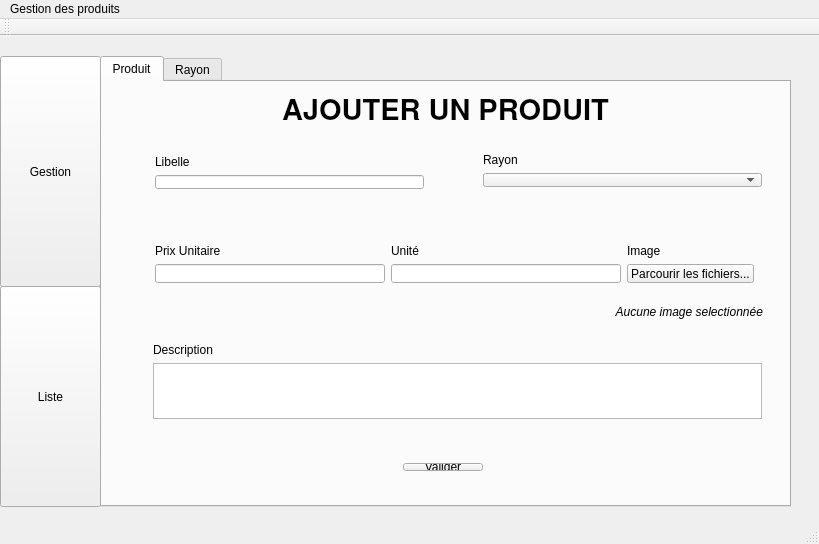
<?xml version="1.0" encoding="UTF-8"?>
<ui version="4.0">
 <class>MainWindow</class>
 <widget class="QMainWindow" name="MainWindow">
  <property name="geometry">
   <rect>
    <x>0</x>
    <y>0</y>
    <width>819</width>
    <height>544</height>
   </rect>
  </property>
  <property name="sizePolicy">
   <sizepolicy hsizetype="Preferred" vsizetype="Preferred">
    <horstretch>0</horstretch>
    <verstretch>0</verstretch>
   </sizepolicy>
  </property>
  <property name="windowTitle">
   <string>Gestion des produits</string>
  </property>
  <widget class="QWidget" name="centralWidget">
   <widget class="QStackedWidget" name="stackedWidget">
    <property name="geometry">
     <rect>
      <x>0</x>
      <y>20</y>
      <width>811</width>
      <height>461</height>
     </rect>
    </property>
    <property name="currentIndex">
     <number>0</number>
    </property>
    <widget class="QWidget" name="pageAjout">
     <widget class="QPushButton" name="ajoutButtonPageAjout">
      <property name="geometry">
       <rect>
        <x>0</x>
        <y>0</y>
        <width>101</width>
        <height>231</height>
       </rect>
      </property>
      <property name="styleSheet">
       <string notr="true">gridline-color: qlineargradient(spread:pad, x1:0, y1:0, x2:1, y2:0, stop:0 rgba(0, 0, 0, 255), stop:1 rgba(255, 255, 255, 255));</string>
      </property>
      <property name="text">
       <string>Gestion</string>
      </property>
     </widget>
     <widget class="QPushButton" name="listeButtonPageAjout">
      <property name="geometry">
       <rect>
        <x>0</x>
        <y>230</y>
        <width>101</width>
        <height>221</height>
       </rect>
      </property>
      <property name="text">
       <string>Liste</string>
      </property>
     </widget>
     <widget class="QTabWidget" name="tabWidget">
      <property name="geometry">
       <rect>
        <x>100</x>
        <y>0</y>
        <width>691</width>
        <height>451</height>
       </rect>
      </property>
      <property name="currentIndex">
       <number>0</number>
      </property>
      <widget class="QWidget" name="tabProduit">
       <attribute name="title">
        <string>Produit</string>
       </attribute>
       <widget class="QWidget" name="layoutWidget">
        <property name="geometry">
         <rect>
          <x>42</x>
          <y>62</y>
          <width>291</width>
          <height>56</height>
         </rect>
        </property>
        <layout class="QVBoxLayout" name="verticalLayout_2">
         <item>
          <widget class="QLabel" name="labelLibelle">
           <property name="text">
            <string>Libelle</string>
           </property>
          </widget>
         </item>
         <item>
          <widget class="QLineEdit" name="lineEditLibelle"/>
         </item>
        </layout>
       </widget>
       <widget class="QWidget" name="layoutWidget">
        <property name="geometry">
         <rect>
          <x>40</x>
          <y>250</y>
          <width>631</width>
          <height>98</height>
         </rect>
        </property>
        <layout class="QVBoxLayout" name="verticalLayout">
         <item>
          <widget class="QLabel" name="labelDescription">
           <property name="text">
            <string>Description</string>
           </property>
          </widget>
         </item>
         <item>
          <widget class="QTextEdit" name="textEditDescription"/>
         </item>
        </layout>
       </widget>
       <widget class="QWidget" name="layoutWidget">
        <property name="geometry">
         <rect>
          <x>370</x>
          <y>60</y>
          <width>301</width>
          <height>56</height>
         </rect>
        </property>
        <layout class="QVBoxLayout" name="verticalLayout_3">
         <item>
          <widget class="QLabel" name="labelRayon">
           <property name="text">
            <string>Rayon</string>
           </property>
          </widget>
         </item>
         <item>
          <widget class="QComboBox" name="comboBoxRayon"/>
         </item>
        </layout>
       </widget>
       <widget class="QLabel" name="labelTitleTabProduit">
        <property name="geometry">
         <rect>
          <x>180</x>
          <y>10</y>
          <width>361</width>
          <height>31</height>
         </rect>
        </property>
        <property name="font">
         <font>
          <family>TeXGyreHeros</family>
          <pointsize>22</pointsize>
          <weight>75</weight>
          <bold>true</bold>
         </font>
        </property>
        <property name="text">
         <string>AJOUTER UN PRODUIT</string>
        </property>
       </widget>
       <widget class="QLabel" name="labelImagePath">
        <property name="geometry">
         <rect>
          <x>320</x>
          <y>220</y>
          <width>341</width>
          <height>20</height>
         </rect>
        </property>
        <property name="font">
         <font>
          <family>Cantarell</family>
          <weight>50</weight>
          <italic>true</italic>
          <bold>false</bold>
         </font>
        </property>
        <property name="layoutDirection">
         <enum>Qt::LeftToRight</enum>
        </property>
        <property name="text">
         <string>Aucune image selectionnée</string>
        </property>
        <property name="alignment">
         <set>Qt::AlignRight|Qt::AlignTrailing|Qt::AlignVCenter</set>
        </property>
       </widget>
       <widget class="QWidget" name="">
        <property name="geometry">
         <rect>
          <x>0</x>
          <y>370</y>
          <width>681</width>
          <height>30</height>
         </rect>
        </property>
        <layout class="QHBoxLayout" name="horizontalLayout_3">
         <item>
          <spacer name="horizontalSpacer">
           <property name="orientation">
            <enum>Qt::Horizontal</enum>
           </property>
           <property name="sizeHint" stdset="0">
            <size>
             <width>40</width>
             <height>20</height>
            </size>
           </property>
          </spacer>
         </item>
         <item>
          <widget class="QPushButton" name="pushButtonAddProduit">
           <property name="text">
            <string>Valider</string>
           </property>
          </widget>
         </item>
         <item>
          <spacer name="horizontalSpacer_2">
           <property name="orientation">
            <enum>Qt::Horizontal</enum>
           </property>
           <property name="sizeHint" stdset="0">
            <size>
             <width>40</width>
             <height>20</height>
            </size>
           </property>
          </spacer>
         </item>
        </layout>
       </widget>
       <widget class="QWidget" name="">
        <property name="geometry">
         <rect>
          <x>42</x>
          <y>151</y>
          <width>621</width>
          <height>61</height>
         </rect>
        </property>
        <layout class="QHBoxLayout" name="horizontalLayout">
         <item>
          <layout class="QVBoxLayout" name="verticalLayout_4">
           <item>
            <widget class="QLabel" name="labelPrixUnitaire">
             <property name="text">
              <string>Prix Unitaire</string>
             </property>
            </widget>
           </item>
           <item>
            <widget class="QLineEdit" name="lineEditPrixUnitaire"/>
           </item>
          </layout>
         </item>
         <item>
          <layout class="QVBoxLayout" name="verticalLayout_5">
           <item>
            <widget class="QLabel" name="labelUnite">
             <property name="text">
              <string>Unité</string>
             </property>
            </widget>
           </item>
           <item>
            <widget class="QLineEdit" name="lineEditUnite"/>
           </item>
          </layout>
         </item>
         <item>
          <layout class="QVBoxLayout" name="verticalLayout_6">
           <item>
            <widget class="QLabel" name="labelImage">
             <property name="text">
              <string>Image</string>
             </property>
            </widget>
           </item>
           <item>
            <widget class="QPushButton" name="pushButtonBrowsePicture">
             <property name="text">
              <string>Parcourir les fichiers...</string>
             </property>
            </widget>
           </item>
          </layout>
         </item>
        </layout>
       </widget>
       <zorder>layoutWidget</zorder>
       <zorder>layoutWidget</zorder>
       <zorder>pushButtonAddProduit</zorder>
       <zorder>layoutWidget</zorder>
       <zorder>layoutWidget</zorder>
       <zorder>layoutWidget</zorder>
       <zorder>labelTitleTabProduit</zorder>
       <zorder>horizontalSpacer</zorder>
       <zorder>labelImagePath</zorder>
      </widget>
      <widget class="QWidget" name="tabRayon">
       <attribute name="title">
        <string>Rayon</string>
       </attribute>
       <widget class="QLabel" name="labelTitleTabRayon">
        <property name="geometry">
         <rect>
          <x>180</x>
          <y>10</y>
          <width>361</width>
          <height>31</height>
         </rect>
        </property>
        <property name="font">
         <font>
          <family>TeXGyreHeros</family>
          <pointsize>22</pointsize>
          <weight>75</weight>
          <bold>true</bold>
         </font>
        </property>
        <property name="text">
         <string>AJOUTER UN RAYON</string>
        </property>
       </widget>
       <widget class="QWidget" name="">
        <property name="geometry">
         <rect>
          <x>3</x>
          <y>370</y>
          <width>681</width>
          <height>30</height>
         </rect>
        </property>
        <layout class="QHBoxLayout" name="horizontalLayout_4">
         <item>
          <spacer name="horizontalSpacer_3">
           <property name="orientation">
            <enum>Qt::Horizontal</enum>
           </property>
           <property name="sizeHint" stdset="0">
            <size>
             <width>40</width>
             <height>20</height>
            </size>
           </property>
          </spacer>
         </item>
         <item>
          <widget class="QPushButton" name="pushButtonAddRayon">
           <property name="text">
            <string>Valider</string>
           </property>
          </widget>
         </item>
         <item>
          <spacer name="horizontalSpacer_4">
           <property name="orientation">
            <enum>Qt::Horizontal</enum>
           </property>
           <property name="sizeHint" stdset="0">
            <size>
             <width>40</width>
             <height>20</height>
            </size>
           </property>
          </spacer>
         </item>
        </layout>
       </widget>
       <widget class="QWidget" name="">
        <property name="geometry">
         <rect>
          <x>40</x>
          <y>60</y>
          <width>231</width>
          <height>56</height>
         </rect>
        </property>
        <layout class="QVBoxLayout" name="verticalLayout_7">
         <item>
          <widget class="QLabel" name="label">
           <property name="text">
            <string>Libelle</string>
           </property>
          </widget>
         </item>
         <item>
          <widget class="QLineEdit" name="lineEditRayonLibelle"/>
         </item>
        </layout>
       </widget>
      </widget>
     </widget>
    </widget>
    <widget class="QWidget" name="pageListe">
     <widget class="QPushButton" name="ajoutButtonPageListe">
      <property name="geometry">
       <rect>
        <x>0</x>
        <y>0</y>
        <width>101</width>
        <height>231</height>
       </rect>
      </property>
      <property name="text">
       <string>Ajouter</string>
      </property>
     </widget>
     <widget class="QPushButton" name="listeButtonPageListe">
      <property name="geometry">
       <rect>
        <x>0</x>
        <y>230</y>
        <width>101</width>
        <height>221</height>
       </rect>
      </property>
      <property name="text">
       <string>Liste</string>
      </property>
     </widget>
     <widget class="QTableWidget" name="tableWidget">
      <property name="geometry">
       <rect>
        <x>200</x>
        <y>90</y>
        <width>401</width>
        <height>281</height>
       </rect>
      </property>
      <column>
       <property name="text">
        <string>Libelle</string>
       </property>
      </column>
      <column>
       <property name="text">
        <string>Description</string>
       </property>
      </column>
      <column>
       <property name="text">
        <string>Prix Unitaire</string>
       </property>
      </column>
      <column>
       <property name="text">
        <string>Quantite</string>
       </property>
      </column>
     </widget>
     <widget class="QWidget" name="layoutWidget">
      <property name="geometry">
       <rect>
        <x>200</x>
        <y>50</y>
        <width>401</width>
        <height>30</height>
       </rect>
      </property>
      <layout class="QHBoxLayout" name="horizontalLayout_2">
       <item>
        <widget class="QLabel" name="label_2">
         <property name="text">
          <string>Rayon</string>
         </property>
        </widget>
       </item>
       <item>
        <widget class="QComboBox" name="comboBoxRayonListe"/>
       </item>
      </layout>
     </widget>
    </widget>
   </widget>
  </widget>
  <widget class="QMenuBar" name="menuBar">
   <property name="geometry">
    <rect>
     <x>0</x>
     <y>0</y>
     <width>819</width>
     <height>25</height>
    </rect>
   </property>
   <widget class="QMenu" name="menuGestion_des_produits">
    <property name="title">
     <string>Gestion des produits</string>
    </property>
   </widget>
   <addaction name="menuGestion_des_produits"/>
  </widget>
  <widget class="QToolBar" name="mainToolBar">
   <attribute name="toolBarArea">
    <enum>TopToolBarArea</enum>
   </attribute>
   <attribute name="toolBarBreak">
    <bool>false</bool>
   </attribute>
  </widget>
  <widget class="QStatusBar" name="statusBar"/>
 </widget>
 <layoutdefault spacing="6" margin="11"/>
 <resources/>
 <connections/>
</ui>
